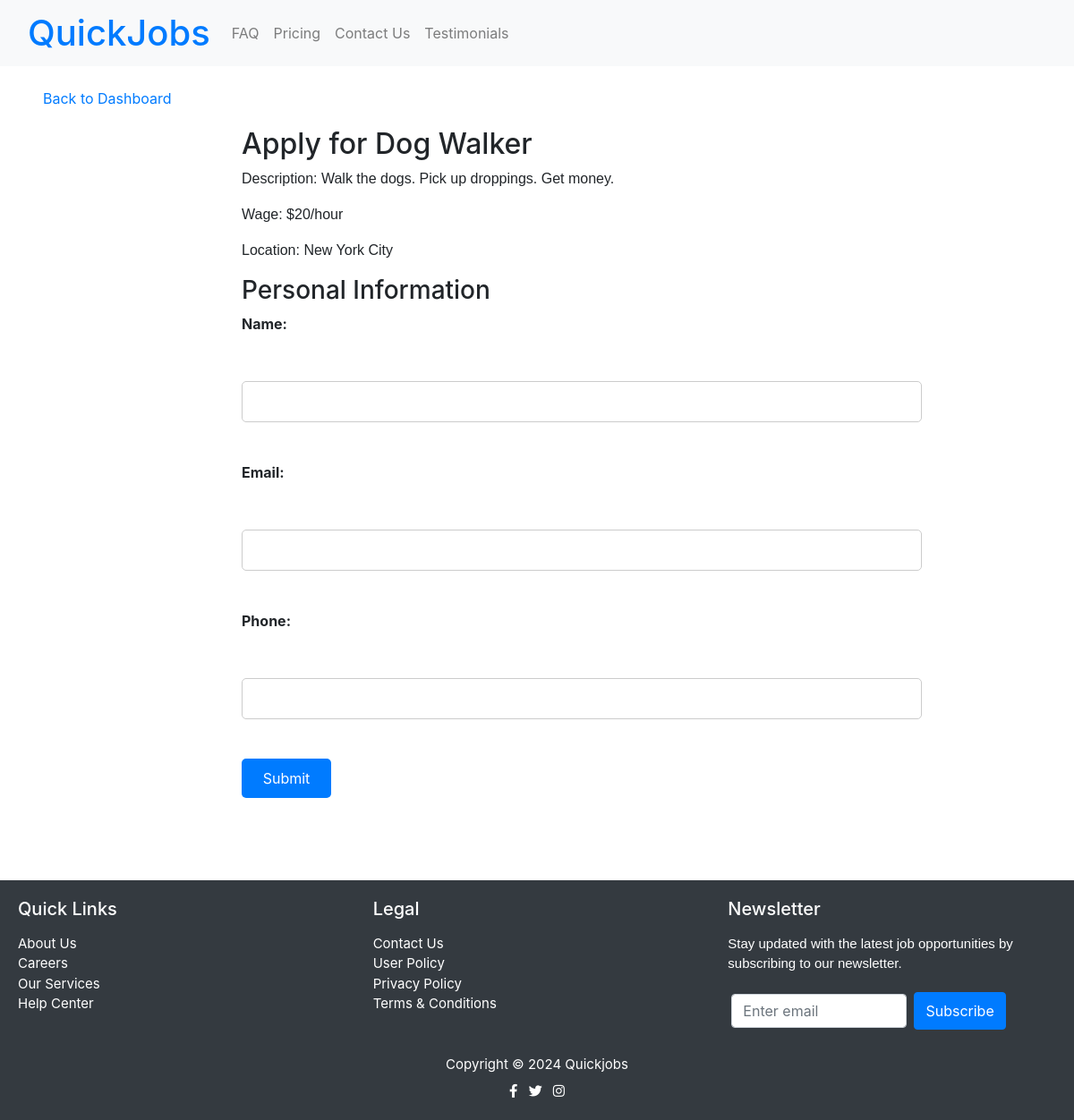
/job/1/apply, run on the app's committed database.
### tables this page shows
CREATE TABLE job_listings (
                    id INTEGER PRIMARY KEY,
                    title TEXT,
                    description TEXT,
                    wage TEXT,
                    location TEXT
                , created_by TEXT);

### routes.py (the view)
@app_routes.route('/job/<int:job_id>/apply', methods=['GET', 'POST'])
def job_apply(job_id):
    if request.method == 'POST':
        return redirect(url_for('app_routes.submit_job_apply', job_id=job_id))
    conn = get_db_connection()
    cursor = conn.cursor()
    cursor.execute("SELECT * FROM job_listings WHERE id = ?", (job_id,))
    job = cursor.fetchone()
    conn.close()
    if job is None:
        return 'Job not found'
    return render_template('job_apply.html', job=job)

### routes.py (called while the page is built)
def get_db_connection():
    conn = sqlite3.connect('app.db')
    conn.row_factory = sqlite3.Row
    return conn

### templates/job_apply.html (shortened to what this page needs)
{% extends 'base.html' %} {% block title %}Worker Dashboard{% endblock %}
{% block content %}
<br/>
<a href="{{ url_for('app_routes.worker_dashboard') }}" class="mb-3 px-lg-5">
     Back to Dashboard
</a>
    <div class="content">
        <h2>Apply for {{ job['title'] }}</h2>
        <p>Description: {{ job['description'] }}</p>
        <p>Wage: {{ job['wage'] }}</p>
        <p>Location: {{ job['location'] }}</p>
        <h3>Personal Information</h3>
        <form method="post" action="{{ url_for('app_routes.submit_job_apply', job_id=job['id']) }}">
            <label for="name">Name:</label><br>
            <input type="text" id="name" name="name" required><br>
            <label for="email">Email:</label><br>
            <input type="email" id="email" name="email" required><br>
            <label for="phone">Phone:</label><br>
            <input type="tel" id="phone" name="phone" required><br>
            <input type="submit" class="text-center" style="width: 100px" value="Submit">
        </form>
    </div>
<br/> <br/> <br/>
{% endblock %}

### static/styles.css (style rules this page uses)
body, h1, h2, p, ul, li { margin: 35; padding: 0; }
body { font-family: Arial, sans-serif; background-color: #f4f4f4; }
p { font-family: Arial, Helvetica, sans-serif; text-decoration: solid; }
.content { margin-left: 250px; padding: 20px; max-width: 800px; margin-right: auto; }
form { display: flex; flex-direction: column; gap: 10px; }
label { font-weight: bold; text-align: left; }
input { padding: 10px; border: 1px solid #ccc; border-radius: 5px; text-align: left; }
input[type="submit"] { background-color: #007bff; border: 2px solid #007bff; color: white; border: none; padding: 10px; border-radius: 5px; cursor: pointer; }

### data on the page
job_listings: title "Dog Walker", description "Walk the dogs. Pick up droppings. Get money.", wage "$20/hour", location "New York City"
